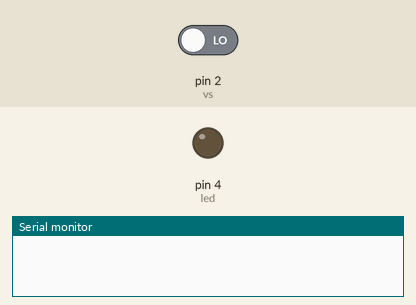
Simulated run of this sketch. Board: Arduino Uno, built with avr-gcc and run on an emulated ATmega328P. Shown: output pins drawn as LEDs (lit = HIGH), the last lines printed to the serial monitor. Inputs (shaded band) come from the test bench; at power-on: pin 2 (vs) LOW.

Above: at 0.1 s.
At 1.1 s:
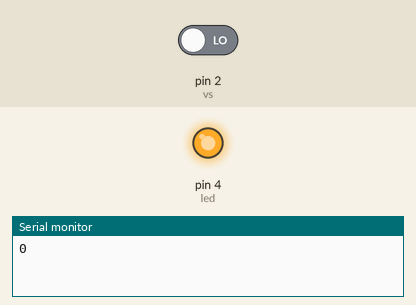
Timing chart, 0 to 2.6 s (numbered marks = the images above):
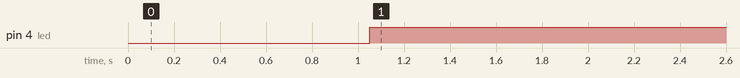

Measured:
- by itself, pin 4 (led): LOW → HIGH at 1.1 s

The sketch:

vibsw420.ino
```cpp
int led = 4;
int vs = 2;
void setup() {
  pinMode(led, OUTPUT);
  pinMode(vs, INPUT);
  Serial.begin(9600);
}

void loop() {
  long measurement = vibration();
  delay(50);
  Serial.println(measurement);
  if (measurement > 10000)
  {
    digitalWrite(led, LOW);
    }
    else{
      digitalWrite(led, HIGH);
      }
}
long vibration(){
  long measurement = pulseIn (vs, HIGH); //waiting for then pin to get HIGH and returns measurement
  return measurement;
}
```
